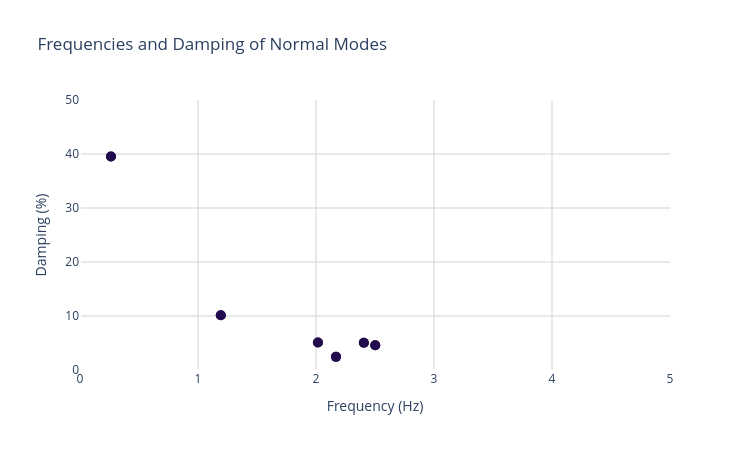

The code cell stored with this chart in its notebook:
### Code cell
import plotly.graph_objects as go

# Build hover labels for each eigenvalue
hover = []
for f, z, lam in zip(f_nat, damp, eigs):
    z_str = f"{z:.2f}%" if not np.isnan(z) else "integrator"
    hover.append(
        f"f = {f:.4f} Hz<br>"
        f"ζ = {z_str}<br>"
        f"λ = {lam.real:.4f} {'+' if lam.imag >= 0 else ''}{lam.imag:.4f}j"
    )

fig = go.Figure()
fig.add_trace(go.Scatter(
    x=f_nat,
    y=damp,
    mode='markers',
    marker=dict(symbol='circle', size=10, color='#220B4D'),
    text=hover,
    hovertemplate='%{text}<extra></extra>'
))

fig.update_layout(
    title='Frequencies and Damping of Normal Modes',
    xaxis=dict(title='Frequency (Hz)', range=[0, 5]),
    yaxis=dict(title='Damping (%)',    range=[0, 50]),
    plot_bgcolor='white',
    width=750, height=450,
)
fig.update_xaxes(showgrid=True, gridcolor='lightgrey')
fig.update_yaxes(showgrid=True, gridcolor='lightgrey')
fig.show()

### Figure 1 — Plotly figure (JSON) as saved in the notebook; plotly's stock layout.template omitted (floating-point values rounded to 4 significant figures)
{"data": [{"hovertemplate": "%{text}<extra></extra>", "marker": {"color": "#220B4D", "size": 10, "symbol": "circle"}, "mode": "markers", "text": ["f = 0.0000 Hz<br>ζ = integrator<br>λ = -0.0000 +0.0000j", "f = 0.0000 Hz<br>ζ = 100.00%<br>λ = -0.0001 +0.0000j", "f = 0.2623 Hz<br>ζ = 39.54%<br>λ = -0.6516 +1.5135j", "f = 0.2623 Hz<br>ζ = 39.54%<br>λ = -0.6516 -1.5135j", "f = 1.1933 Hz<br>ζ = 10.14%<br>λ = -0.7604 +7.4588j", "f = 1.1933 Hz<br>ζ = 10.14%<br>λ = -0.7604 -7.4588j", "f = 1.5763 Hz<br>ζ = 100.00%<br>λ = -9.9040 +0.0000j", "f = 1.6876 Hz<br>ζ = 100.00%<br>λ = -10.6035 +0.0000j", "f = 2.0163 Hz<br>ζ = 5.09%<br>λ = -0.6451 +12.6522j", "f = 2.0163 Hz<br>ζ = 5.09%<br>λ = -0.6451 -12.6522j", "f = 2.1695 Hz<br>ζ = 2.43%<br>λ = -0.3317 -13.6276j", "f = 2.1695 Hz<br>ζ = 2.43%<br>λ = -0.3317 +13.6276j", "f = 2.3644 Hz<br>ζ = 100.00%<br>λ = -14.8560 +0.0000j", "f = 2.4054 Hz<br>ζ = 5.04%<br>λ = -0.7611 +15.0943j", "f = 2.4054 Hz<br>ζ = 5.04%<br>λ = -0.7611 -15.0943j", "f = 2.5021 Hz<br>ζ = 4.59%<br>λ = -0.7223 -15.7046j", "f = 2.5021 Hz<br>ζ = 4.59%<br>λ = -0.7223 +15.7046j", "f = 2.7585 Hz<br>ζ = 100.00%<br>λ = -17.3320 +0.0000j", "f = 3.1525 Hz<br>ζ = 100.00%<br>λ = -19.8080 +0.0000j", "f = 3.9407 Hz<br>ζ = 100.00%<br>λ = -24.7600 +0.0000j", "f = 4.2890 Hz<br>ζ = 100.00%<br>λ = -26.9483 +0.0000j", "f = 5.5933 Hz<br>ζ = 87.17%<br>λ = -30.6335 +17.2238j", "f = 5.5933 Hz<br>ζ = 87.17%<br>λ = -30.6335 -17.2238j", "f = 5.9870 Hz<br>ζ = 100.00%<br>λ = -37.6174 +0.0000j", "f = 12.0836 Hz<br>ζ = 100.00%<br>λ = -75.9235 +0.0000j", "f = 159.1549 Hz<br>ζ = 100.00%<br>λ = -1000.0000 +0.0000j"], "type": "scatter", "x": [2.05e-12, 2.189e-05, 0.2623, 0.2623, 1.193, 1.193, 1.576, 1.688, 2.016, 2.016, 2.17, 2.17, 2.364, 2.405, 2.405, 2.502, 2.502, 2.758, 3.153, 3.941, 4.289, 5.593, 5.593, 5.987, 12.08, 159.2], "y": [NaN, 100.0, 39.54, 39.54, 10.14, 10.14, 100.0, 100.0, 5.092, 5.092, 2.434, 2.434, 100.0, 5.036, 5.036, 4.594, 4.594, 100.0, 100.0, 100.0, 100.0, 87.17, 87.17, 100.0, 100.0, 100.0]}], "layout": {"height": 450, "plot_bgcolor": "white", "title": {"text": "Frequencies and Damping of Normal Modes"}, "width": 750, "xaxis": {"gridcolor": "lightgrey", "range": [0, 5], "showgrid": true, "title": {"text": "Frequency (Hz)"}}, "yaxis": {"gridcolor": "lightgrey", "range": [0, 50], "showgrid": true, "title": {"text": "Damping (%)"}}}}
